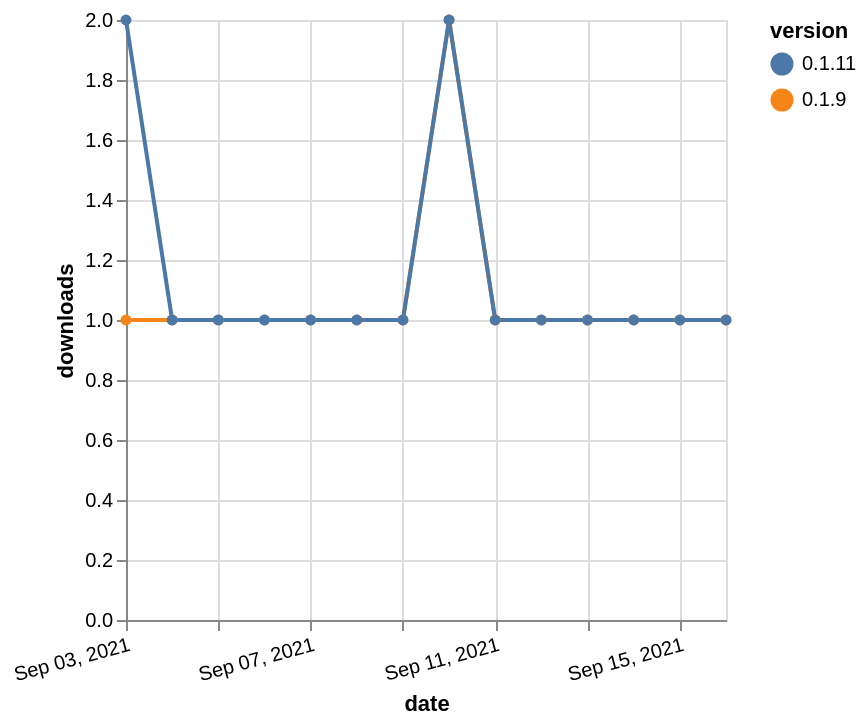

The specification (Vega-Lite) saved for this image:
### Vega-Lite specification from a JSON file in a GitHub repository (floating-point values rounded to 4 significant figures)
{"$schema": "https://vega.github.io/schema/vega-lite/v5.json", "description": "A simple bar chart with embedded data.", "data": {"values": [{"date": "2021-09-03", "total": 126, "delta": 1, "version": "0.1.9"}, {"date": "2021-09-04", "total": 127, "delta": 1, "version": "0.1.9"}, {"date": "2021-09-05", "total": 128, "delta": 1, "version": "0.1.9"}, {"date": "2021-09-06", "total": 129, "delta": 1, "version": "0.1.9"}, {"date": "2021-09-07", "total": 130, "delta": 1, "version": "0.1.9"}, {"date": "2021-09-08", "total": 131, "delta": 1, "version": "0.1.9"}, {"date": "2021-09-09", "total": 132, "delta": 1, "version": "0.1.9"}, {"date": "2021-09-10", "total": 134, "delta": 2, "version": "0.1.9"}, {"date": "2021-09-11", "total": 135, "delta": 1, "version": "0.1.9"}, {"date": "2021-09-12", "total": 136, "delta": 1, "version": "0.1.9"}, {"date": "2021-09-13", "total": 137, "delta": 1, "version": "0.1.9"}, {"date": "2021-09-14", "total": 138, "delta": 1, "version": "0.1.9"}, {"date": "2021-09-15", "total": 139, "delta": 1, "version": "0.1.9"}, {"date": "2021-09-16", "total": 140, "delta": 1, "version": "0.1.9"}, {"date": "2021-09-03", "total": 21, "delta": 2, "version": "0.1.11"}, {"date": "2021-09-04", "total": 22, "delta": 1, "version": "0.1.11"}, {"date": "2021-09-05", "total": 23, "delta": 1, "version": "0.1.11"}, {"date": "2021-09-06", "total": 24, "delta": 1, "version": "0.1.11"}, {"date": "2021-09-07", "total": 25, "delta": 1, "version": "0.1.11"}, {"date": "2021-09-08", "total": 26, "delta": 1, "version": "0.1.11"}, {"date": "2021-09-09", "total": 27, "delta": 1, "version": "0.1.11"}, {"date": "2021-09-10", "total": 29, "delta": 2, "version": "0.1.11"}, {"date": "2021-09-11", "total": 30, "delta": 1, "version": "0.1.11"}, {"date": "2021-09-12", "total": 31, "delta": 1, "version": "0.1.11"}, {"date": "2021-09-13", "total": 32, "delta": 1, "version": "0.1.11"}, {"date": "2021-09-14", "total": 33, "delta": 1, "version": "0.1.11"}, {"date": "2021-09-15", "total": 34, "delta": 1, "version": "0.1.11"}, {"date": "2021-09-16", "total": 35, "delta": 1, "version": "0.1.11"}]}, "width": "container", "mark": {"type": "line", "point": {"filled": true}}, "encoding": {"x": {"field": "date", "type": "temporal", "timeUnit": "yearmonthdate", "title": "date", "axis": {"labelAngle": -15}}, "y": {"field": "delta", "type": "quantitative", "title": "downloads"}, "color": {"field": "version", "type": "nominal"}, "tooltip": {"field": "delta"}}}
